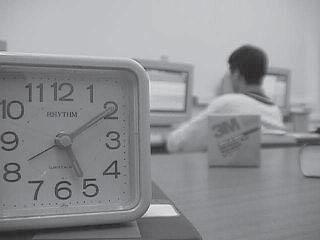
%> input picture ImageFusionSystem/源图像/l1.jpg, 320 x 240 px
$ octave dis.m   (GNU Octave 9; MATLAB toolbox functions it lacks are replaced by stand-ins)
%> lines starting %> are read from the running program, lines starting %| are printed output that depends on the picture
### ImageFusionSystem/streeable filter  and spatial frequency/phase.m
function [IG] = phase(X , a)

%I = double(rgb2gray(imread('1.png')));
I = double(X);
% [12 lines of commented-out code are left out]
   [G0] = GH(a);


   IG = conv2(I , G0 , 'same');
  % [23 lines of commented-out code are left out]


### ImageFusionSystem/客观评价指标/MI/MI.m
function [mi] = MI(IMa,IMb)
% [4 lines of commented-out code are left out]
IMa=double(IMa);
IMb=double(IMb);
[Ma,Na] = size(IMa);
[Mb,Nb] = size(IMb);
M=min(Ma,Mb);
N=min(Na,Nb);

%初始化直方图数组
hab = zeros(256,256);
ha = zeros(1,256);
hb = zeros(1,256);

%归一化
if max(max(IMa))~=min(min(IMa))
    IMa = (IMa-min(min(IMa)))/(max(max(IMa))-min(min(IMa)));
else
    IMa = zeros(M,N);
end

if max(max(IMb))-min(min(IMb))
    IMb = (IMb-min(min(IMb)))/(max(max(IMb))-min(min(IMb)));
else
    IMb = zeros(M,N);
end

IMa = double(int16(IMa*255))+1;
IMb = double(int16(IMb*255))+1;

%统计直方图
for i=1:M
    for j=1:N
       indexx =  IMa(i,j);
       indexy = IMb(i,j) ;
       hab(indexx,indexy) = hab(indexx,indexy)+1;%联合直方图
       ha(indexx) = ha(indexx)+1;%a图直方图
       hb(indexy) = hb(indexy)+1;%b图直方图
   end
end

%计算联合信息熵
hsum = sum(sum(hab));
index = find(hab~=0);
p = hab/hsum;
Hab = sum(sum(-p(index).*log(p(index))));

%计算a图信息熵
hsum = sum(sum(ha));
index = find(ha~=0);
p = ha/hsum;
Ha = sum(sum(-p(index).*log(p(index))));

%计算b图信息熵
hsum = sum(sum(hb));
index = find(hb~=0);
p = hb/hsum;
Hb = sum(sum(-p(index).*log(p(index))));

%计算a和b的互信息
mi = Ha+Hb-Hab;

%计算a和b的归一化互信息
mi1 = hab/(Ha+Hb);


### ImageFusionSystem/客观评价指标/MI/MIF.m
function [M] = MIF(A , B , F)

if size(A,3)==3
    A = rgb2gray(A);
    B = rgb2gray(B);
end

MIA = MI(A , F);
MIB = MI(B , F);

M = MIA + MIB;

### Val/QF/GAF00.m
function [QAF , GA] = GAF00(A , F)
% [11 lines of commented-out code are left out]
[width , height] = size(A);

GA = zeros(width , height);
GF = zeros(width , height);
GAF = zeros(width , height);
argA = zeros(width , height);
argF = zeros(width , height);
argAF = zeros(width , height);
QAFg = zeros(width , height);
QAFa = zeros(width , height);
QAF0 = zeros(width , height);
QAF = zeros(width , height);

Tg = 0.9994;
Ta = 0.9879;
kg = -15;
ka = -22;
og = 0.5;
oa = 0.8;
for i = 2 : width
    for j = 2 : height
        GA(i , j) = sqrt((A(i , j) - A(i - 1 , j)) .^ 2 + (A(i , j) - A(i , j - 1)) .^ 2);
        GF(i , j) = sqrt((F(i , j) - F(i - 1 , j)) .^ 2 + (F(i , j) - F(i , j - 1)) .^ 2);
        if(GA(i , j) > GF(i , j))
            GAF(i , j) = GF(i , j) ./ GA(i , j);
        elseif(GA(i , j) < GF(i , j))
             GAF(i , j) = GA(i , j) ./ GF(i , j);
        elseif(GA(i , j) == GF(i , j))
             GAF(i , j) = 1;
        end

        if(A(i , j) - A(i , j - 1) == 0)
            argA(i , j) = pi ./ 2;
        else
            argA(i , j) = atan((A(i , j) - A(i - 1 , j)) ./ (A(i , j) - A(i , j - 1)));
        end
        if(F(i , j) - F(i , j - 1) == 0)
            argF(i , j) = pi ./ 2;
        else
            argF(i , j) = atan((F(i , j) - F(i - 1 , j)) ./ (F(i , j) - F(i , j - 1)));
        end
        argAF(i , j) = abs(abs(argA(i , j) - argF(i , j)) - pi ./ 2) ./ pi ./ 2;
    end
end
for i = 1 : width
    for j = 1 : height
         QAFg(i , j) = Tg ./ (1 + exp(kg .* (GAF(i , j) - og)));
         QAFa(i , j) = Ta ./ (1 + exp(ka .* (argAF(i , j) - oa)));
         QAF0(i , j) = QAFg(i , j) .* QAFa(i , j);
         QAF(i , j) = QAF0(i , j) .* GA(i , j);
    end
end

### Val/QF/QF.m
function [Q] = QF(A , B , F)

%[width , height] = size(A);
%A = imread('l1.jpg');
%B = imread('l2.jpg');
if size(A,3)==3
    A = rgb2gray(A);
    B = rgb2gray(B);
end
A = double(A);
B = double(B);
F = double(F);
[QAF , GA] = GAF00(A , F);
[QBF , GB] = GAF00(B , F);

Q = (sum(sum(QAF + QBF)) ./ sum(sum(GA + GB))) .* 1000000 ./ 5;

### ImageFusionSystem/streeable filter  and spatial frequency/GH.m
function [G] = GH(a)

            t=-3:1:3;
            [x,y]=meshgrid(t);
            q =1;
           % [8 lines of commented-out code are left out]


            Kga = cos(a) .^ 4;                                   Ga = 1.246 .* (3 - 12 .* x .^ 2 + 4 .* x .^ 4) ./ q .^ 4  .* exp(-(x .^ 2 + y .^ 2) ./ 2 .* (q .^ 2));
            Kgb = -4 .* cos(a) .^ 3 .* sin(a);               Gb = 1.246 .* (-6 .* x + 4 .*  x .^3) .*  y  ./ q .^ 4 .* exp(-(x .^ 2 + y .^ 2) ./ 2 .* (q .^ 2));
            Kgc = 6 .* cos(a) .^ 2 .* sin(a) .^ 2;          Gc = 1.246 .* (2 .* x .^ 2 - 1) .* (2 .* y .^ 2 - 1) ./ q .^ 4 .* exp(-(x .^ 2 + y .^ 2) ./ 2 .* (q .^ 2));
            Kgd = -4 .* cos(a) .* sin(a) .^3;                Gd = 1.246 .* (-6 .* y + 4 .*  y .^ 3) .* x ./ q .^ 4  .* exp(-(x .^ 2 + y .^ 2) ./ 2 .* (q .^ 2));
            Kge = sin(a) .^ 4;                                    Ge = 1.246 .* (3 - 12 .* y .^ 2 +4 .*  y .^ 4) ./  q .^ 4 .* exp(-(x .^ 2 + y .^ 2) ./ 2 .* (q .^ 2));
           G = Kga .* Ga + Kgb .* Gb + Kgc .* Gc + Kgd .* Gd + Kge .* Ge;

% [29 lines of commented-out code are left out]

### ImageFusionSystem/streeable filter  and spatial frequency/dis.m
clear all;clc;
A = imread('l1.jpg');
%> A is the input picture: size 240x320x3 uint8; mean R, G, B 144.9, 145.8, 148.6
B = imread('l2.jpg');
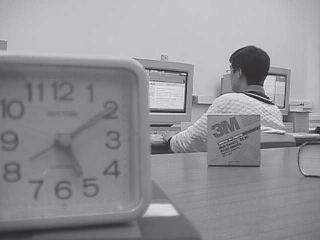
%> input picture ImageFusionSystem/源图像/l2.jpg, 320 x 240 px
%> B is the input picture: size 240x320x3 uint8; mean R, G, B 146.1, 147, 149.7
if size(A,3)==3
    A = rgb2gray(A);
%> A: size 240x320 uint8
    B = rgb2gray(B);
%> B: size 240x320 uint8
end
A = double(A);
%> A: size 240x320 double
B = double(B);
%> B: size 240x320 double
a = 0;
[height , width] = size(A);
%> height = 240; width = 320

A2 = zeros(height , width);
B2 = zeros(height , width);

A31 = zeros(height , width);
B31 = zeros(height , width);

OUT = zeros(height , width);
OUT2 = zeros(height , width);
while(a < pi)
    A1 = phase(A , a);
    B1 = phase(B , a);
    for m = 1 : height - 1
        for n = 1 : width - 1
            if(A1(m , n) > A2(m , n))
                A2(m , n) = A1(m , n);
            end
             if(B1(m , n) >B2(m , n))
                B2(m , n) = B1(m , n);
            end
            if(a == 0)
                A30 = A1;
            end
            if(A1(m , n) < A30(m , n))
                A30(m , n) = A1(m , n);
            end

             if(a == 0)
                B30 = B1;
            end
            if(B1(m , n) < B30(m , n))
                B30(m , n) = B1(m , n);
            end

        end
    end
    a = a + pi / 12;
end
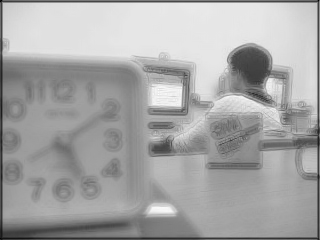
%> B30: size 240x320 double; min -187.6, max 4745.4, mean 3037.7; drawn with min black and max white
%> after the loop, a = 3.14

A3 =abs(A2 - A30);
B3 = abs(B2 - B30);

for m = 1 : height - 1
    for n = 1 : width - 1
        A31(m , n) = (A(m + 1 , n) - A(m , n)) .^ 2 + (A(m , n + 1) - A(m , n)) .^ 2;
        B31(m ,n) =  (B(m + 1 , n) - B(m , n)) .^ 2 + (B(m , n + 1) - B(m , n)) .^ 2;
    end
end

for i = 1 : height
    for j = 1 : width
              if(A3(i , j)  > B3(i , j) || (A3(i , j) == B3(i , j) && A31(i , j) > B31(i , j)) || (A3(i , j) == B3(i , j) && A31(i , j) == B31(i , j) && A(i , j) > B(i , j)))
                  OUT(i , j) = A(i , j);
              else
                  OUT(i , j) = B(i , j);
              end
    end
end

O = OUT;
OUT1 = mat2gray(O);
imtool(OUT1);
MI0 = MIF(A , B , O);
%> after the loop in MI, `for i=1:M`: ha = 256 values, max 3814 at index 192, min 0 at index 4, mean 300; hb = 256 values, max 4526 at index 195, min 0 at index 2, mean 300
%> in MI, `hsum = sum(sum(hab));`: hsum = 76800
%> in MI, `index = find(hab~=0);`: index = 7857 values from 82 to 65419
%> in MI, `Hab = sum(sum(-p(index).*log(p(index))));`: Hab = 6.6
%> in MI, `index = find(ha~=0);`: index = 206 values from 1 to 256
%> in MI, `p = ha/hsum;`: p = 256 values, max 0.0497 at index 192, min 0 at index 4, mean 0.00391
%> in MI, `Ha = sum(sum(-p(index).*log(p(index))));`: Ha = 4.63
%> in MI, `index = find(hb~=0);`: index = 219 values from 1 to 256
%> in MI, `p = hb/hsum;`: p = 256 values, max 0.0589 at index 195, min 0 at index 2, mean 0.00391
%> in MI, `Hb = sum(sum(-p(index).*log(p(index))));`: Hb = 4.7
%> in MI, `mi = Ha+Hb-Hab;`: mi = 2.72
%> in MIF, `MIB = MI(B , F);`: MIB = 2.78
%> in MIF, `M = MIA + MIB;`: M = 5.5
%> MI0 = 5.5
QF0 = QF(A , B , O);
%> after the loop in GAF00, `for i = 2 : width`:
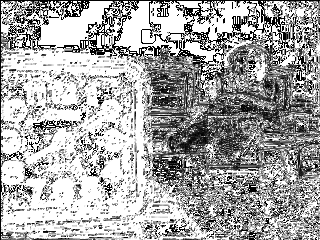
%> GAF: size 240x320 double; min 0, max 1, mean 0.658
%> after the loop in GAF00, `for i = 2 : width`:
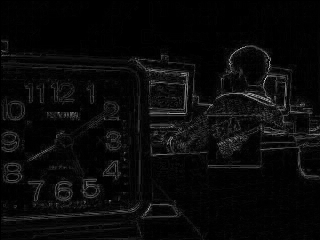
%> GF: size 240x320 double; min 0, max 205.1, mean 9.8
%> after the loop in GAF00, `for i = 2 : width`:
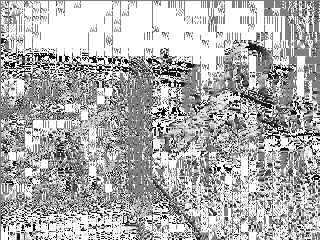
%> argA: size 240x320 double; min -1.56, max 1.57, mean 0.604; drawn with min black and max white
%> after the loop in GAF00, `for i = 2 : width`:
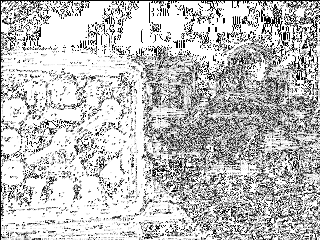
%> argAF: size 240x320 double; min 0, max 0.25, mean 0.189; drawn with min black and max white
%> after the loop in GAF00, `for i = 2 : width`:
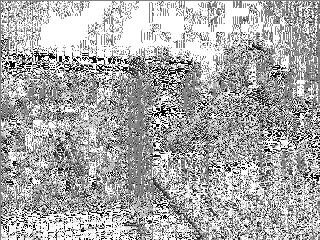
%> argF: size 240x320 double; min -1.56, max 1.57, mean 0.536; drawn with min black and max white
%> (the run ends here)
